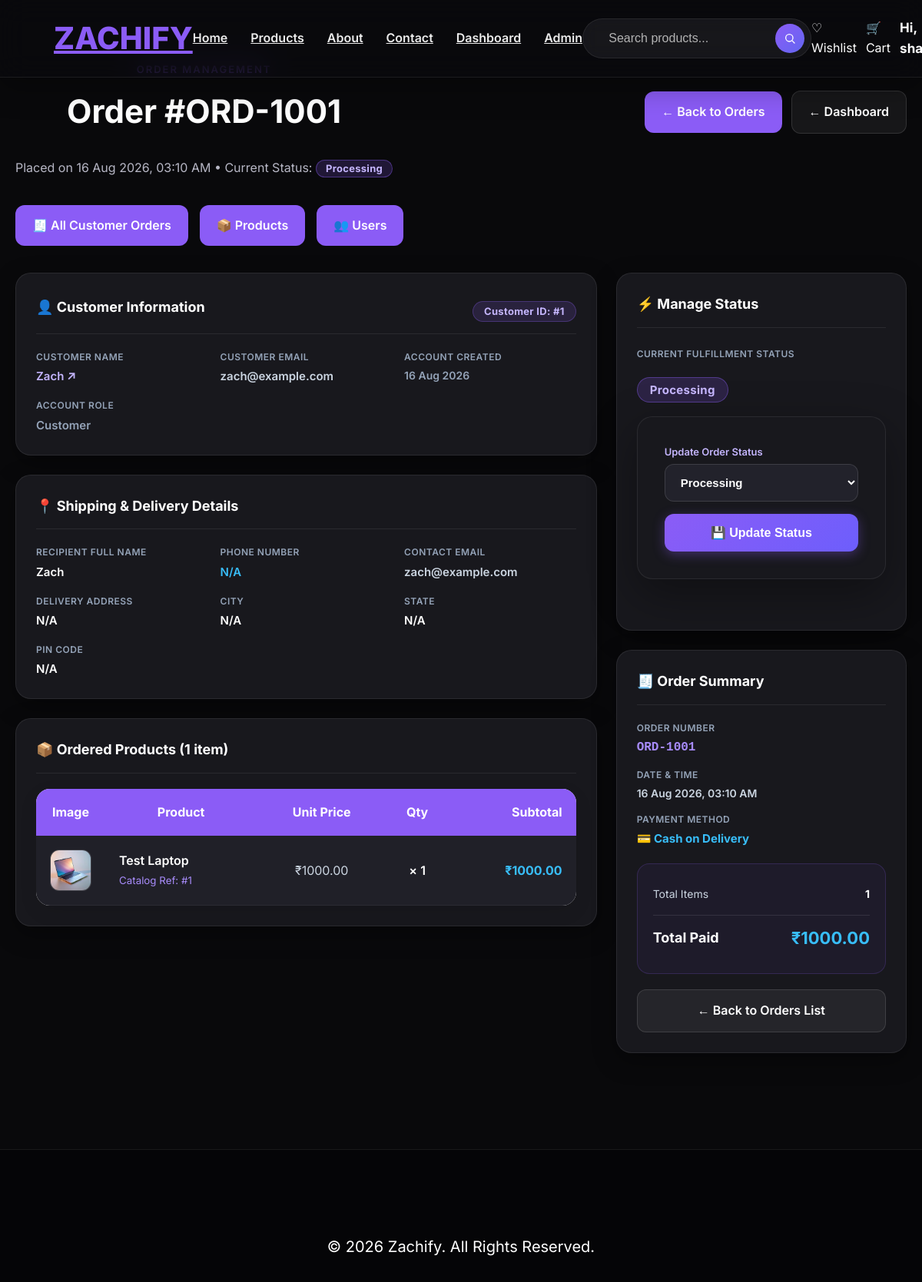
The app's page /admin/orders/1 (signed in), older data.
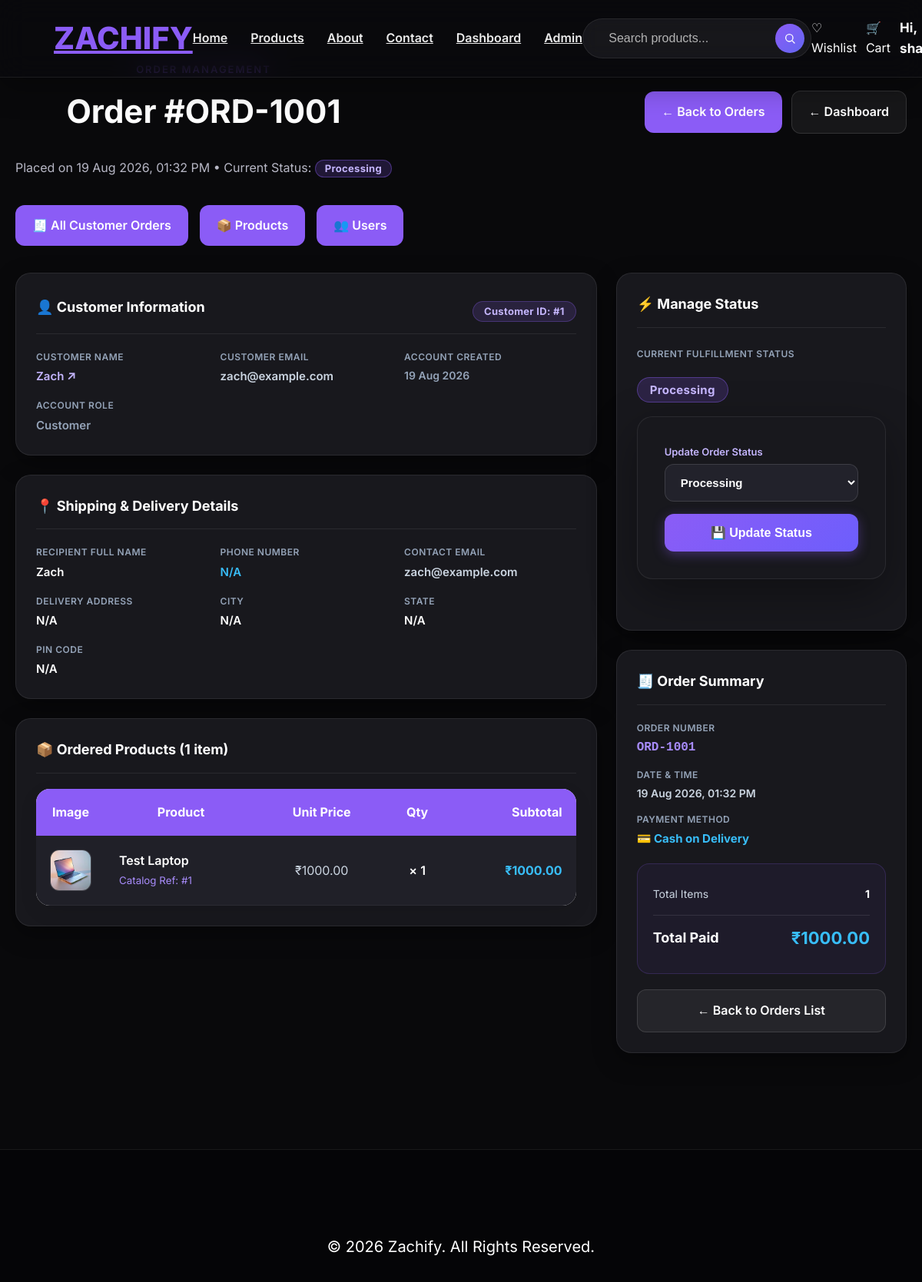
The same page, newer data.
### app.py (models this page shows)
class Order(db.Model):
    id = db.Column(db.Integer, primary_key=True)
    user_id = db.Column(db.Integer, db.ForeignKey("user.id"), nullable=False)
    order_number = db.Column(db.String(50), unique=True, nullable=False)
    status = db.Column(db.String(50), nullable=False, default="Pending")
    total_amount = db.Column(db.Float, nullable=False, default=0.0)
    shipping_full_name = db.Column(db.String(120), nullable=True)
    shipping_email = db.Column(db.String(120), nullable=True)
    shipping_phone = db.Column(db.String(30), nullable=True)
    shipping_address = db.Column(db.String(300), nullable=True)
    shipping_city = db.Column(db.String(100), nullable=True)
    shipping_state = db.Column(db.String(100), nullable=True)
    shipping_pin = db.Column(db.String(20), nullable=True)
    payment_method = db.Column(db.String(50), nullable=True, default="Cash on Delivery")
    created_at = db.Column(db.DateTime, default=datetime.utcnow)
    items = db.relationship("OrderItem", backref="order", lazy=True, cascade="all, delete-orphan")

class User(db.Model):
    id = db.Column(db.Integer, primary_key=True)
    username = db.Column(db.String(100), nullable=False)
    email = db.Column(db.String(120), unique=True, nullable=False)
    password = db.Column(db.String(200), nullable=False)
    is_admin = db.Column(db.Boolean, default=False, nullable=False)
    created_at = db.Column(db.DateTime, default=datetime.utcnow)
    wishlists = db.relationship("Wishlist", backref="user", lazy=True, cascade="all, delete-orphan")
    orders = db.relationship("Order", backref="user", lazy=True, cascade="all, delete-orphan")
    reviews = db.relationship("Review", backref="user", lazy=True, cascade="all, delete-orphan")

### app.py (the view, shortened to what this page needs)
@app.route("/admin/order/<int:order_id>", methods=["GET", "POST"])
@app.route("/admin/orders/<int:order_id>", methods=["GET", "POST"])
@admin_required
def admin_order_details(order_id):
    order = Order.query.get_or_404(order_id)
    allowed_statuses = [
        "Pending",
        "Confirmed",
        "Processing",
        "Packed",
        "Shipped",
        "Delivered",
        "Cancelled",
    ]
    return render_template(
        "admin_order_details.html",
        order=order,
        status_options=allowed_statuses,
    )

### app.py (called while the page is built)
def get_current_user():
    user = None
    user_id = session.get("user_id")
    if user_id:
        user = User.query.get(user_id)
    else:
        username = session.get("username")
        if username:
            user = User.query.filter_by(username=username).first()
    if user and user.email and user.email.lower() in {e.lower() for e in DEFAULT_ADMIN_EMAILS} and not user.is_admin:
        user.is_admin = True
        try:
            db.session.commit()
        except Exception:
            pass
    return user

def admin_required(f):
    @wraps(f)
    def decorated_function(*args, **kwargs):
        current_user = get_current_user()
        if not current_user:
            flash("Please login to access the admin area.", "danger")
            return redirect(url_for("login"))
        if not bool(current_user.is_admin):
            abort(403)
        return f(*args, **kwargs)
    return decorated_function

### templates/admin_order_details.html (shortened to what the changed rows need)
{% extends "base.html" %}
{% block content %}
<div class="admin-container">
    <div class="admin-header">
        <div>
            <p class="admin-kicker">ORDER MANAGEMENT</p>
            <h1>Order #{{ order.order_number }}</h1>
            <p class="admin-subtitle">
                Placed on {{ order.created_at.strftime("%d %b %Y, %I:%M %p") }} &bull; Current Status:
                <span class="status-badge {{ order.status|lower }}" style="padding: 4px 12px; font-size: 13px;">
                    {{ order.status }}
                </span>
            </p>
        </div>
    </div>
    <div class="admin-order-grid">
        <div>
            <div class="admin-info-card">
                <div class="admin-info-card-header">
                    <h3>👤 Customer Information</h3>
                    <span class="status-badge" style="background: rgba(139, 92, 246, 0.15); color: #c4b5fd; border: 1px solid rgba(139, 92, 246, 0.3);">
                        Customer ID: #{{ order.user_id }}
                    </span>
                </div>
                <div class="admin-info-list">
                    <div class="admin-info-item">
                        <span class="admin-info-val">
                            {% if order.user %}
                                <a href="{{ url_for('admin_user_details', user_id=order.user.id) }}" style="color: #c4b5fd; text-decoration: none; font-weight: 600;" onmouseover="this.style.textDecoration='underline'" onmouseout="this.style.textDecoration='none'">
                                    {{ order.user.username }} ↗
                                </a>
                            {% else %}
                                Guest/Deleted User
                            {% endif %}
                        </span>
                    </div>
                    <div class="admin-info-item">
                        <span class="admin-info-label">Customer Email</span>
                        <span class="admin-info-val" style="color: #cbd5e1;">{{ order.user.email if order.user else 'N/A' }}</span>
                    </div>
                    <div class="admin-info-item">
                        <span class="admin-info-label">Account Created</span>
                        <span class="admin-info-val" style="color: #94a3b8; font-size: 14px;">
                            {{ order.user.created_at.strftime("%d %b %Y") if order.user and order.user.created_at else 'N/A' }}
                        </span>
                    </div>
                </div>
            </div>
            <div class="admin-info-card">
                <div class="admin-info-list">
                    <div class="admin-info-item">
                        <span class="admin-info-label">Recipient Full Name</span>
                        <span class="admin-info-val">{{ order.shipping_full_name or (order.user.username if order.user else 'N/A') }}</span>
                    </div>
                    <div class="admin-info-item">
                        <span class="admin-info-label">Phone Number</span>
                        <span class="admin-info-val" style="color: #38bdf8;">{{ order.shipping_phone or 'N/A' }}</span>
                    </div>
                    <div class="admin-info-item">
                        <span class="admin-info-label">Contact Email</span>
                        <span class="admin-info-val" style="color: #cbd5e1;">{{ order.shipping_email or (order.user.email if order.user else 'N/A') }}</span>
                    </div>
                    <div class="admin-info-item">
                        <span class="admin-info-label">Delivery Address</span>
                        <span class="admin-info-val">{{ order.shipping_address or 'N/A' }}</span>
                    </div>
                    <div class="admin-info-item">
                        <span class="admin-info-label">City</span>
                        <span class="admin-info-val">{{ order.shipping_city or 'N/A' }}</span>
                    </div>
                    <div class="admin-info-item">
                        <span class="admin-info-label">State</span>
                        <span class="admin-info-val">{{ order.shipping_state or 'N/A' }}</span>
                    </div>
                    <div class="admin-info-item">
                        <span class="admin-info-label">PIN Code</span>
                        <span class="admin-info-val">{{ order.shipping_pin or 'N/A' }}</span>
                    </div>
                </div>
            </div>
            <div class="admin-info-card">
                <table class="product-table" style="margin: 0;">
                    <thead>
                        <tr>
                            <th style="width: 70px;">Image</th>
                            <th>Product</th>
                            <th>Unit Price</th>
                            <th style="width: 80px;">Qty</th>
                            <th style="text-align: right;">Subtotal</th>
                        </tr>
                    </thead>
                </table>
            </div>
        </div>
        <div>
            <div class="admin-info-card">
                <div style="margin-bottom: 18px;">
                    <div style="margin-top: 8px;">
                        <span class="status-badge {{ order.status|lower }}" style="font-size: 15px; padding: 8px 16px;">
                            {{ order.status }}
                        </span>
                    </div>
                </div>
                <form method="POST" action="{{ url_for('admin_order_details', order_id=order.id) }}">
                    <label class="form-field-label">Update Order Status</label>
                    <select name="status" class="status-select-control" required>
                        {% for status_opt in status_options %}
                        <option value="{{ status_opt }}" {% if order.status == status_opt %}selected{% endif %}>
                            {{ status_opt }}
                        </option>
                        {% endfor %}
                    </select>
                    <button type="submit" class="update-status-btn">
                        💾 Update Status
                    </button>
                </form>
            </div>
            <div class="admin-info-card">
                <div class="admin-info-item" style="margin-bottom: 12px;">
                    <span class="admin-info-label">Order Number</span>
                    <span class="admin-info-val" style="color: #a78bfa; font-family: monospace; font-size: 16px;">
                        {{ order.order_number }}
                    </span>
                </div>
                <div class="admin-info-item" style="margin-bottom: 12px;">
                    <span class="admin-info-label">Date & Time</span>
                    <span class="admin-info-val" style="font-size: 14px; color: #cbd5e1;">
                        {{ order.created_at.strftime("%d %b %Y, %I:%M %p") }}
                    </span>
                </div>
                <div class="admin-info-item" style="margin-bottom: 12px;">
                    <span class="admin-info-label">Payment Method</span>
                    <span class="admin-info-val" style="color: #38bdf8; font-weight: 700;">
                        💳 {{ order.payment_method or 'Cash on Delivery' }}
                    </span>
                </div>
                <div class="admin-order-summary-box">
                    <div class="summary-row total-row">
                        <span>Total Paid</span>
                        <span class="summary-total-val">
                            ₹{{ "%.2f"|format(order.total_amount) }}
                        </span>
                    </div>
                </div>
            </div>
        </div>
    </div>
</div>
{% endblock %}

Row changes from the older to the newer data that the page shows:
changed Order "ORD-1001": created_at "16 Aug 2026, 03:10 AM" → "19 Aug 2026, 01:32 PM"
changed User "Zach": user.created_at "16 Aug 2026" → "19 Aug 2026"
